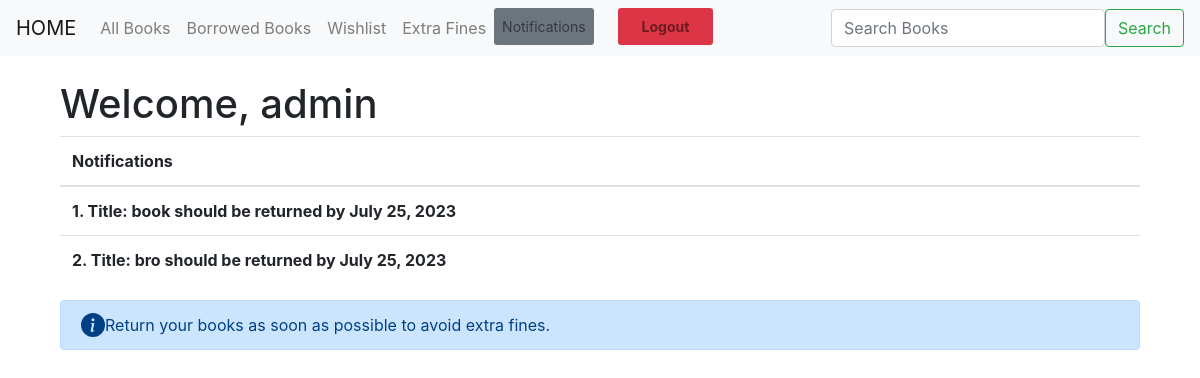
The page /dashboard/notifications/ (signed in) on the database as committed earlier.
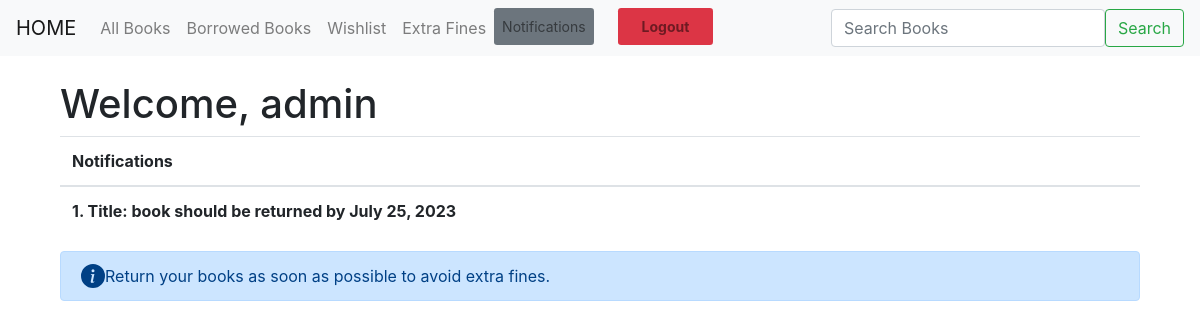
The same page on the database as committed later.
### library_app/models.py (models this page shows, shortened)
class Book(models.Model):
    title = models.CharField(max_length=255)
    author = models.CharField(max_length=255)
    isbn = models.CharField(max_length=255, unique=True)
    publisher = models.CharField(max_length=255)
    genre = models.CharField(max_length=255)
    language = models.CharField(max_length=255)
    publication_date = models.DateField()
    number_of_copies_available = models.IntegerField()

class BorrowedBook(models.Model):
    book = models.ForeignKey(Book, on_delete=models.CASCADE)
    user = models.ForeignKey('auth.User', on_delete=models.CASCADE)
    borrowed_date = models.DateField()
    due_date = models.DateField()

### library_app/views.py (the view)
# urls.py: path('notifications/', get_notifications, name='get_notifications')
def get_notifications(request):
    user = request.user
    due_date_list = []
    borrowed_books = BorrowedBook.objects.filter(user=user)
    for book in borrowed_books:
        if book.due_date -datetime.date.today() <= datetime.timedelta(days=30):
            due_date_list.append({'title': book.book.title, 'due_date': book.due_date})
    return render(request, 'notifications.html', context={'due_date_list': due_date_list})

### library_app/templates/notifications.html (shortened to what this page needs)
{% extends 'base.html' %}
{% block content %}
<div class="container mt-4">
  {% if user.is_authenticated %}
    <h1>Welcome, {{ user.username }}</h1>
  <table class="table">
  <thead>
    <tr>
      <th scope="col">Notifications</th>
    </tr>
  </thead>
  <tbody>
    {% for book in due_date_list %}
    <tr>
      <th scope="row">{{ forloop.counter }}. Title: {{ book.title }} should be returned by {{ book.due_date }}</th>
    </tr>
    {% endfor %}
  </tbody>
</table>
<div class="alert alert-primary d-flex align-items-center" role="alert">
  <svg class="bi flex-shrink-0 me-2" width="24" height="24" role="img" aria-label="Info:"><use xlink:href="#info-fill"/></svg>
  <div>
     Return your books as soon as possible to avoid extra fines.
  </div>
</div>
  {% else %}
    <h1>Welcome to the Library Management System.Please login to continue</h1>
  {% endif %}
</div>
{% endblock %}

### library_app/templates/base.html (shortened to what this page needs)
<!DOCTYPE html>
<html lang="en">
<head>
    <link rel="stylesheet" href="https://cdn.jsdelivr.net/npm/bootstrap@4.3.1/dist/css/bootstrap.min.css">
</head>
<body>
    <nav class="navbar navbar-expand-lg navbar-light bg-light">
      <a class="navbar-brand" href="/dashboard/landing">HOME</a>
      <div class="collapse navbar-collapse" id="navbarText">
        <ul class="navbar-nav mr-auto">
            {% if user.is_authenticated %}
            <li class="nav-item">
            <a class="nav-link" href="/dashboard/view_books">All Books</a>
          </li>
            <li class="nav-item">
            <a class="nav-link" href="/dashboard/view_borrowed_books">Borrowed Books</a>
            </li>
            <li class="nav-item">
            <a class="nav-link" href="/dashboard/view_wishlist">Wishlist</a>
            </li>
            <li class="nav-item">
            <a class="nav-link" href="/dashboard/extra_fines">Extra Fines</a>
            </li>
            <li class="nav-item">
            <a class="nav-link btn-sm btn-secondary" href="/dashboard/notifications">Notifications</a>
            </li>
              <li class="nav-item">
            <a class="nav-link btn-sm btn-danger px-4 mx-4 font-weight-bold" href="/dashboard/logout">Logout</a>
              </li>
            {% endif %}
        </ul>
        <form class="d-flex" method="GET" action="{% url 'view_books_search' search_term='b' %}">
              <input class="form-control me-2" type="search" placeholder="Search Books" aria-label="Search">
              <button class="btn btn-outline-success" type="submit">Search</button>
        </form>
      </div>
    </nav>
    <div class="container">
        {% block content %}
        {% endblock %}
    </div>
</body>
</html>

Rows that differ between the two databases and show on the page:
no longer on this page (row unchanged): Book: title "bro"
removed BorrowedBook: due_date "July 25, 2023"
Other text that changed with them:
list line gone: "2 . Title: should be returned by"
